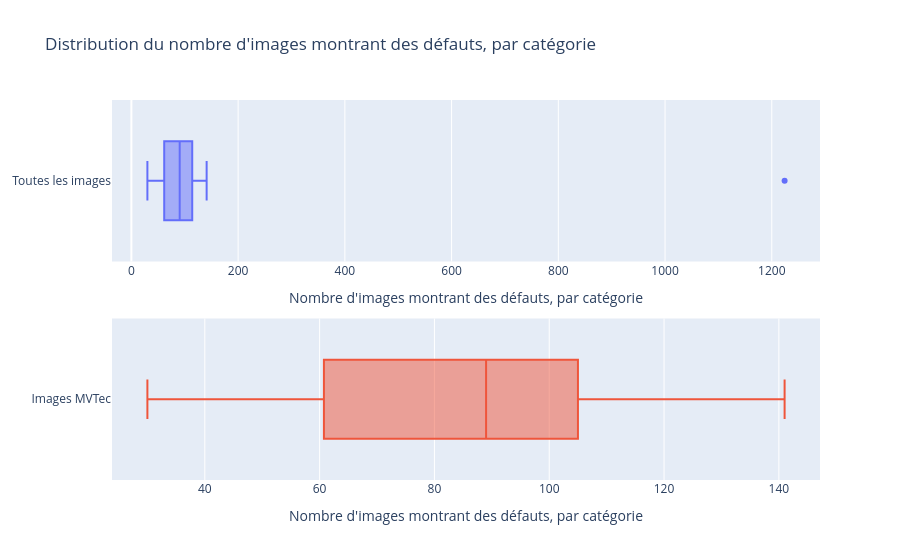

Here is the notebook cell this chart was saved with:
### Code cell
# Nombre d'erreurs par catégorie et par type d'erreur
counts_cat=df[df["quality"]!="good"].groupby(["category"]).agg(count=('file','count')).reset_index()

fig = make_subplots(rows=2,cols=1)
fig.add_trace(go.Box(
    x=counts_cat["count"],
    orientation="h", name="Toutes les images"
), row=1, col=1)
fig.update_xaxes(title_text="Nombre d'images montrant des défauts, par catégorie", 
                 row=1, col=1)

fig.add_trace(go.Box(
    x=counts_cat.loc[counts_cat["category"]!='metal_plate', "count"],
    orientation="h", name="Images MVTec"
), row=2, col=1)
fig.update_xaxes(title_text="Nombre d'images montrant des défauts, par catégorie", 
                 row=2, col=1)

fig.update_layout(
    title="Distribution du nombre d'images montrant des défauts, par catégorie", 
    showlegend=False
)
fig.show()

### Figure 1 — Plotly figure (JSON) as saved in the notebook; plotly's stock layout.template omitted (floating-point values rounded to 4 significant figures)
{"data": [{"name": "Toutes les images", "orientation": "h", "type": "box", "x": [63, 92, 109, 89, 57, 70, 92, 93, 1224, 141, 119, 84, 30, 40, 60, 119], "xaxis": "x", "yaxis": "y"}, {"name": "Images MVTec", "orientation": "h", "type": "box", "x": [63, 92, 109, 89, 57, 70, 92, 93, 141, 119, 84, 30, 40, 60, 119], "xaxis": "x2", "yaxis": "y2"}], "layout": {"showlegend": false, "title": {"text": "Distribution du nombre d'images montrant des défauts, par catégorie"}, "xaxis": {"anchor": "y", "domain": [0, 1], "title": {"text": "Nombre d'images montrant des défauts, par catégorie"}}, "xaxis2": {"anchor": "y2", "domain": [0, 1], "title": {"text": "Nombre d'images montrant des défauts, par catégorie"}}, "yaxis": {"anchor": "x", "domain": [0.575, 1]}, "yaxis2": {"anchor": "x2", "domain": [0, 0.425]}}}
